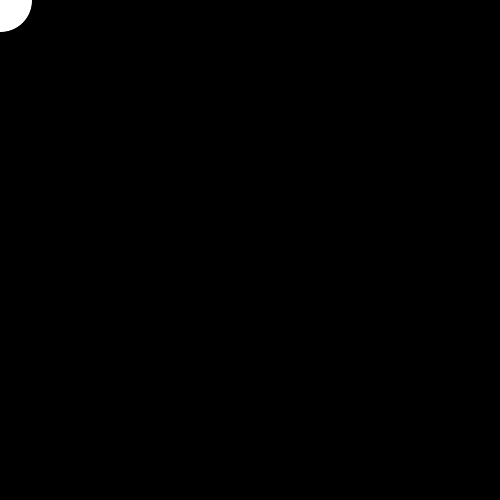
Frame 1 (no input)
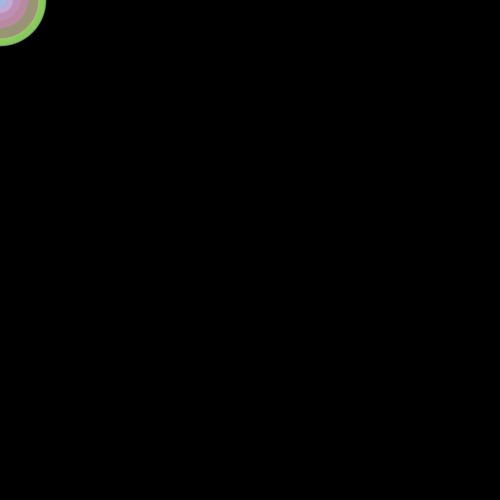
Frame 60 (the mouse pressed at the canvas centre just before this capture)
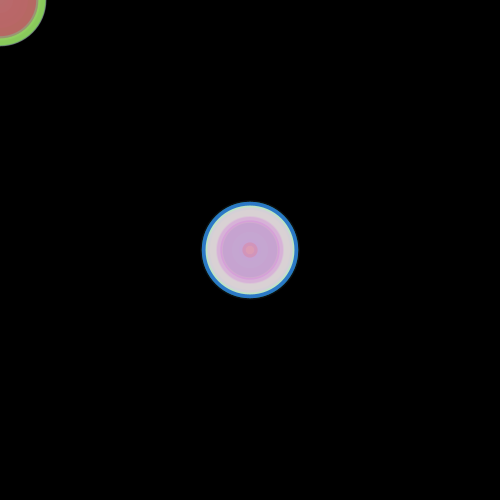
Frame 120 (the mouse held since frame 60 and released just before this capture)

The Processing sketch that drew these frames (run headless with seeded random() and noise(); from frame 60 on, the mouse is pressed at the canvas centre):

// Processing sketch: processing_12497
// ── processing_12497.pde

float diam=20;
float r=100;
float g=150;
float b=200;
float a=200;

void setup () {
  size (500,500); //size of screen
  background (0); //black background
  smooth ();
}

void draw () {
diam= random (100);
r= random (255);
g= random (255);
b= random (255);
a= random (255);

ellipse (pmouseX, pmouseY, diam, diam); //location of mouse
  fill (r,g,b,a); //colour of cirlce
  noStroke (); //no outline
  abs (mouseX-pmouseX); //the speed at which the mouse is moving
}
